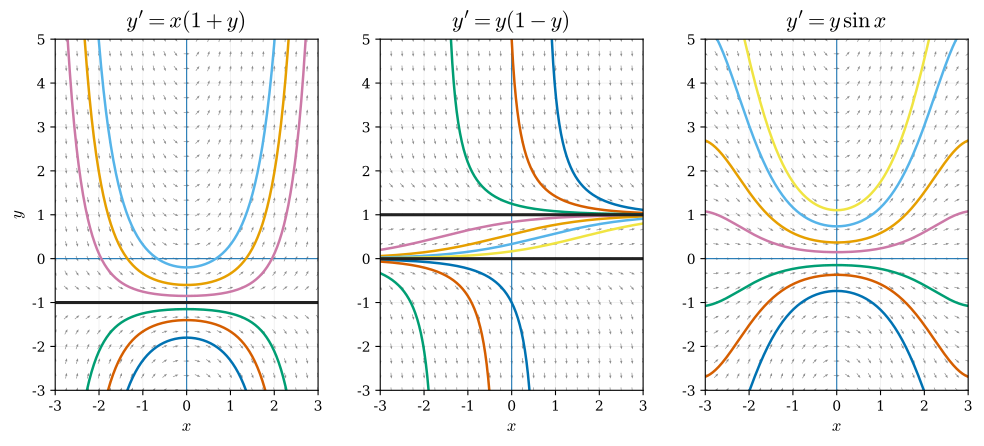

Python code for this plot:
import numpy as np
import matplotlib.pyplot as plt
from pathlib import Path

# Matplotlib / LaTeX 风格
plt.rcParams.update({
    "font.family": "serif",
    "mathtext.fontset": "cm",
    "axes.unicode_minus": False,
})

# Okabe–Ito 配色
colors = [
    "#0072B2", "#D55E00", "#009E73", "#CC79A7",
    "#E69F00", "#56B4E9", "#F0E442",
]

special_color = "#222222"

# 绘图范围
x_min, x_max = -3, 3
y_min, y_max = -3, 5
density = 25

# 网格
x = np.linspace(x_min, x_max, density)
y = np.linspace(y_min, y_max, density)
X, Y = np.meshgrid(x, y)

# 三个可分离变量的一阶微分方程
equations = [
    {
        "title": r"$y'=x(1+y)$",
        "slope": lambda X, Y: X * (1 + Y),
        "solution": lambda x, C: C * np.exp(x**2 / 2) - 1,
        "constants": [-0.8, -0.4, -0.15, 0.15, 0.4, 0.8],
    },
    {
        "title": r"$y'=y(1-y)$",
        "slope": lambda X, Y: Y * (1 - Y),
        "solution": lambda x, C: 1 / (1 + C * np.exp(-x)),
        "constants": [-2.0, -0.8, -0.2, 0.2, 0.8, 2.0, 5.0],
    },
    {
        "title": r"$y'=y\,\sin x$",
        "slope": lambda X, Y: Y * np.sin(X),
        "solution": lambda x, C: C * np.exp(-np.cos(x)),
        "constants": [-2.0, -1.0, -0.4, 0.4, 1.0, 2.0, 3.0],
    },
]

# 创建画布
fig, axes = plt.subplots(1, 3, figsize=(12, 4.5))

for i, (ax, equation) in enumerate(zip(axes, equations)):
    ax.patch.set_alpha(0)

    # 方向场
    slope = equation["slope"](X, Y)
    U = np.ones_like(slope)
    V = slope
    length = np.sqrt(U**2 + V**2)
    U /= length
    V /= length

    ax.quiver(
        X, Y, U, V,
        angles="xy",
        pivot="mid",
        alpha=0.45,
        width=0.0025,
        headwidth=3.5,
        headlength=4.5,
    )

    # 坐标轴
    ax.axhline(0, linewidth=0.8)
    ax.axvline(0, linewidth=0.8)

    # 通解曲线
    x_solution = np.linspace(x_min, x_max, 4000)

    for color, C in zip(colors, equation["constants"]):
        y_solution = equation["solution"](x_solution, C)

        invalid = (
            ~np.isfinite(y_solution)
            | (y_solution < y_min)
            | (y_solution > y_max)
        )

        # 检测竖直渐近线造成的跳变
        jump = np.zeros_like(y_solution, dtype=bool)
        jump[1:] = np.abs(np.diff(y_solution)) > 0.2

        invalid |= jump
        invalid[:-1] |= jump[1:]

        y_plot = y_solution.copy()
        y_plot[invalid] = np.nan

        ax.plot(
            x_solution,
            y_plot,
            color=color,
            linewidth=1.8,
        )

    # 第一幅：特殊解 y=-1
    if i == 0:
        ax.plot(
            x_solution,
            -np.ones_like(x_solution),
            color=special_color,
            linewidth=2.2,
        )

    # 第二幅：特殊解 y=0 和 y=1
    if i == 1:
        ax.plot(
            x_solution,
            np.zeros_like(x_solution),
            color=special_color,
            linewidth=2.2,
        )

        ax.plot(
            x_solution,
            np.ones_like(x_solution),
            color=special_color,
            linewidth=2.2,
        )

    # 坐标范围
    ax.set_xlim(x_min, x_max)
    ax.set_ylim(y_min, y_max)
    ax.set_aspect("equal", adjustable="box")

    # 标题
    ax.set_title(
        equation["title"],
        fontsize=16,
        pad=8,
    )

    # 坐标标签
    ax.set_xlabel(r"$x$", fontsize=12)

    if i == 0:
        ax.set_ylabel(r"$y$", fontsize=12)
    else:
        ax.set_ylabel("")

    # 网格
    ax.grid(
        alpha=0.2,
        linewidth=0.6,
    )

# 压缩子图间距
fig.subplots_adjust(
    left=0.06,
    right=0.99,
    bottom=0.12,
    top=0.90,
    wspace=-0.3,
)

# 保存为透明背景 PDF 矢量图
output_path = (
    Path(__file__).resolve().parent
    / "fig.pdf"
)

fig.savefig(
    output_path,
    format="pdf",
    bbox_inches="tight",
    transparent=True,
)

print(f"图片已保存至：{output_path}")
